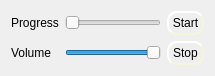
   <widget class="QWidget" name="">
    <property name="geometry">
     <rect>
      <x>20</x>
      <y>0</y>
      <width>215</width>
      <height>54</height>
     </rect>
    </property>
    <layout class="QGridLayout" name="gridLayout_3">
     <item row="0" column="0">
      <widget class="QLabel" name="label_20">
       <property name="styleSheet">
        <string notr="true">background-image: url(:/new/prefix1/white.jpg);</string>
       </property>
       <property name="text">
        <string>Progress</string>
       </property>
      </widget>
     </item>
     <item row="0" column="1">
      <widget class="QSlider" name="SliderProgress">
       <property name="styleSheet">
        <string notr="true">background-image: url(:/new/prefix1/white.jpg);</string>
       </property>
       <property name="orientation">
        <enum>Qt::Horizontal</enum>
       </property>
      </widget>
     </item>
     <item row="0" column="2">
      <widget class="QPushButton" name="pushButton_5">
       <property name="styleSheet">
        <string notr="true">QPushButton
{
    border-style: outset;
    border-width: 2px;
    border-radius: 10px;
    border-color: beige;
    min-width: 5em;
    padding:3px;
}</string>
       </property>
       <property name="text">
        <string>Start</string>
       </property>
      </widget>
     </item>
     <item row="1" column="0">
      <widget class="QLabel" name="label_34">
       <property name="styleSheet">
        <string notr="true">background-image: url(:/new/prefix1/white.jpg);</string>
       </property>
       <property name="text">
        <string>Volume</string>
       </property>
      </widget>
     </item>
     <item row="1" column="1">
      <widget class="QSlider" name="sliderVolume">
       <property name="styleSheet">
        <string notr="true">background-image: url(:/new/prefix1/white.jpg);</string>
       </property>
       <property name="value">
        <number>99</number>
       </property>
       <property name="orientation">
        <enum>Qt::Horizontal</enum>
       </property>
      </widget>
     </item>
     <item row="1" column="2">
      <widget class="QPushButton" name="pushButton_7">
       <property name="styleSheet">
        <string notr="true">QPushButton
{
    border-style: outset;
    border-width: 2px;
    border-radius: 10px;
    border-color: beige;
    min-width: 5em;
    padding:3px;
}</string>
       </property>
       <property name="text">
        <string>Stop</string>
       </property>
      </widget>
     </item>
    </layout>
   </widget>
